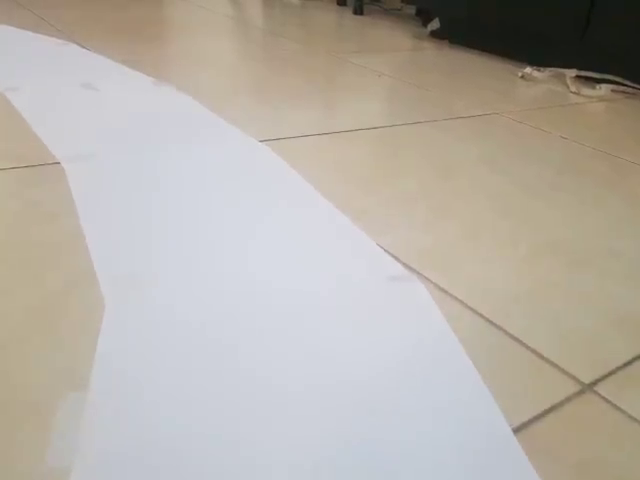
#> input picture frame 73 of video.mp4, 640 x 480 px
$ python controlling_sevo_steeing.py
#> lines starting #> are read from the running program, lines starting #| are printed output that depends on the picture; after the words box and inside, x2 and y2 are one past the last pixel; in counts of white or black regions, pixels touching at a corner belong together
import cv2
import numpy as np
import time
from pyfirmata import Arduino, util

# Setup pyFirmata connection to Arduino
board = Arduino('COM12')  # Change 'COM3' to the correct port of your Arduino
servo_pin = board.get_pin('d:9:s')  # Attach servo to pin 9

# Function for trackbar callback (does nothing)
def nothing(x):
    pass

# Function for warping perspective based on fixed four points
def warp_perspective_dynamic(frame, points):
    height, width = frame.shape[:2]
    src = np.float32(points)
    dst = np.float32([[0, 0], [width, 0], [width, height], [0, height]])
    matrix = cv2.getPerspectiveTransform(src, dst)
    warped = cv2.warpPerspective(frame, matrix, (width, height))
    return warped

# Function for filtering white color using fixed HSV values
def filter_colors_fixed(frame):
    hsv = cv2.cvtColor(frame, cv2.COLOR_BGR2HSV)
    white_lower = np.array([0, 0, 200], np.uint8)  # Adjust here if needed
    white_upper = np.array([180, 50, 255], np.uint8)  # Adjust here if needed
    white_mask = cv2.inRange(hsv, white_lower, white_upper)
    filtered = cv2.bitwise_and(frame, frame, mask=white_mask)
    return filtered, white_mask

# Function to find the center of the white region in the frame
def find_center_of_lane(mask):
    contours, _ = cv2.findContours(mask, cv2.RETR_TREE, cv2.CHAIN_APPROX_SIMPLE)
    if contours:
        largest_contour = max(contours, key=cv2.contourArea)
        moments = cv2.moments(largest_contour)
        if moments["m00"] != 0:
            cx = int(moments["m10"] / moments["m00"])
            cy = int(moments["m01"] / moments["m00"])
            return (cx, cy)
    return None

# Function to calculate the steering angle based on the X position of the lane center
def calculate_steering_angle(center_x, frame_width):
    ideal_center = frame_width // 2
    error = center_x - ideal_center  # Difference from the center
    max_angle = 30  # Max steering angle
    steering_angle = (error / ideal_center) * max_angle
    return steering_angle

# Function to map steering angle to servo position
def map_angle_to_servo(steering_angle):
    # Map angle from [-30, 30] range to [0, 90] range for the servo
    min_angle = -30
    max_angle = 30
    min_servo = 0
    max_servo = 90

    # Map steering angle to servo angle
    servo_angle = np.interp(steering_angle, [min_angle, max_angle], [min_servo, max_servo])
    return servo_angle

# Function to smoothly transition the servo motor
def smooth_servo_transition(target_angle, step=1, delay=0.05):
    current_angle = servo_pin.read() or 0
    target_angle = int(target_angle)

    if current_angle < target_angle:
        for angle in range(int(current_angle), target_angle + 1, step):
            servo_pin.write(angle)
            time.sleep(delay)
    elif current_angle > target_angle:
        for angle in range(int(current_angle), target_angle - 1, -step):
            servo_pin.write(angle)
            time.sleep(delay)

# Main function
def main():
    video_path = "video.mp4"  # Path to your video
    cap = cv2.VideoCapture(video_path)

    if not cap.isOpened():
        print("Error: Unable to open video")
        return

    # Define four fixed points for the region of interest (adjust based on your track)
    src_points = [
        [150, 200],  # Top-left
        [500, 200],  # Top-right
        [550, 350],  # Bottom-right
        [100, 350]   # Bottom-left
    ]

    while True:
        ret, frame = cap.read()
#> frame is the input picture: shape (480, 640, 3); mean B, G, R 167.4, 175.7, 181.8

        # Loop video when it ends
        if not ret:
            cap.set(cv2.CAP_PROP_POS_FRAMES, 0)
            continue

        # Resize frame for better performance
        frame = cv2.resize(frame, (640, 360))
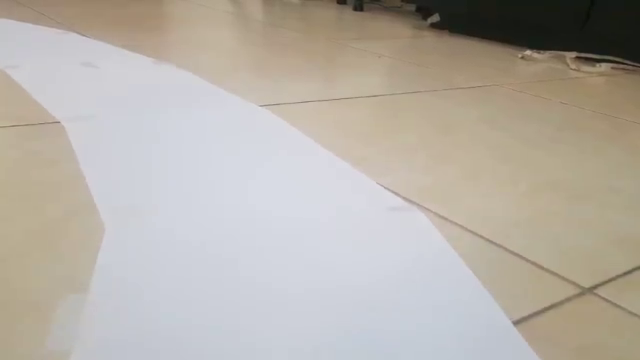
#> frame: shape (360, 640, 3); mean B, G, R 167.4, 175.7, 181.9

        # Step 1: Apply the fixed HSV filter to isolate the white track
        filtered_frame, white_mask = filter_colors_fixed(frame)
#> in filter_colors_fixed, `hsv = cv2.cvtColor(frame, cv2.COLOR_BGR2HSV)`: hsv: shape (360, 640, 3); mean H, S, V 60.3, 35.7, 186.3
#> in filter_colors_fixed, `white_mask = cv2.inRange(hsv, white_lower, white_upper)`:
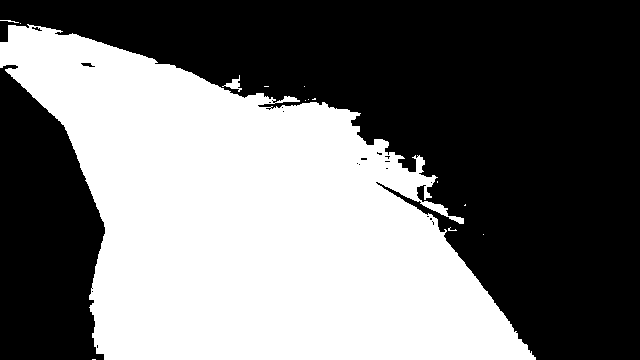
#> white_mask: shape (360, 640); 44.9% white; 14 white regions (11 under 20 px)
#> in filter_colors_fixed, `filtered = cv2.bitwise_and(frame, frame, mask=white_mask)`:
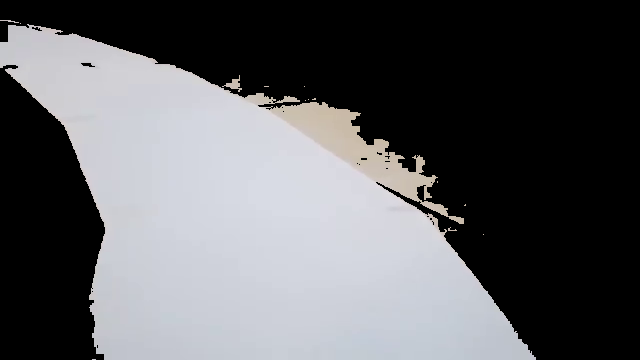
#> filtered: shape (360, 640, 3); mean B, G, R 96.1, 93.2, 92.5

        # Step 2: Apply perspective warp with the fixed points
        warped_frame = warp_perspective_dynamic(filtered_frame, src_points)
#> in warp_perspective_dynamic, `warped = cv2.warpPerspective(frame, matrix, (width, height))`:
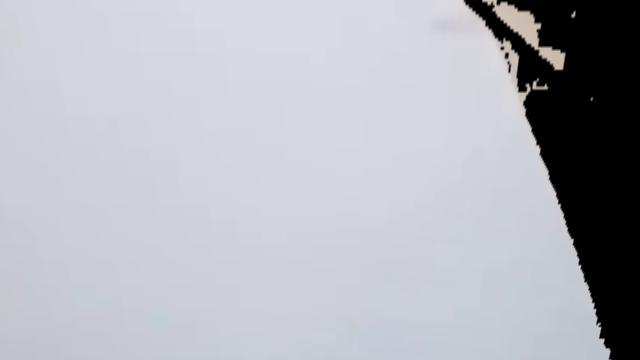
#> warped: shape (360, 640, 3); mean B, G, R 188.5, 181.2, 178.7

        # Step 3: Find the center of the lane in the warped frame (based on the white region)
        center = find_center_of_lane(white_mask)
#> in find_center_of_lane, `contours, _ = cv2.findContours(mask, cv2.RETR_TREE, cv2.CHAIN_APPROX_S..`: contours = 36 contours, 32 with area under 20; largest, box (x1, y1, x2, y2) and area: (0, 24, 536, 360) 102393, (222, 75, 242, 92) 84, (80, 62, 96, 68) 48, (31, 26, 43, 32) 32
#> in find_center_of_lane, `largest_contour = max(contours, key=cv2.contourArea)`: largest_contour = contour of 862 points, box (x1, y1, x2, y2) (0, 24, 536, 360), area 102393
#> in find_center_of_lane, `moments = cv2.moments(largest_contour)`: moments = moments, m00 102393, centre m10/m00, m01/m00 = (250.2, 221.3)
#> in find_center_of_lane, `cx = int(moments["m10"] / moments["m00"])`: cx = 250
#> in find_center_of_lane, `cy = int(moments["m01"] / moments["m00"])`: cy = 221
#> center = (250, 221)

        if center:
            # Step 4: Draw a red dot at the center of the detected lane
            cx, cy = center
#> cx = 250; cy = 221
            cv2.circle(warped_frame, (cx, cy), 10, (0, 0, 255), -1)  # Red dot

            # Step 5: Calculate the steering angle based on the X position of the center
            steering_angle = calculate_steering_angle(cx, warped_frame.shape[1])
#> in calculate_steering_angle, `error = center_x - ideal_center`: error = -70
#> in calculate_steering_angle, `steering_angle = (error / ideal_center) * max_angle`: steering_angle = -6.56
#> steering_angle = -6.56

            # Step 6: Map the steering angle to the servo motor's range
            servo_angle = map_angle_to_servo(steering_angle)
#> in map_angle_to_servo, `servo_angle = np.interp(steering_angle, [min_angle, max_angle], [min_s..`: servo_angle = 35.16
#> servo_angle = 35.16

            # Step 7: Smoothly transition the servo motor to the new angle
            smooth_servo_transition(servo_angle)
#> in smooth_servo_transition, `target_angle = int(target_angle)`: target_angle = 35
#> (the call stopped at in smooth_servo_transition, `if current_angle < target_angle:`: pyfirmata is not available in this run)

            # Display the calculated steering angle
            cv2.putText(warped_frame, f"Steering Angle: {steering_angle:.2f} degrees",
                        (10, 30), cv2.FONT_HERSHEY_SIMPLEX, 1, (0, 255, 0), 2)
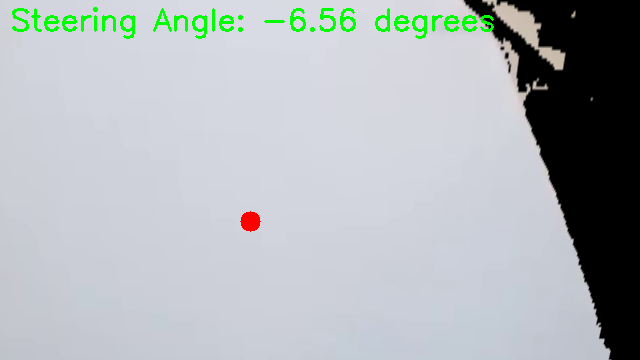
#> warped_frame: shape (360, 640, 3); mean B, G, R 185.1, 181.6, 175.8

        # Step 8: Show the original and warped frames in an overlapped window
        combined_frame = np.hstack((frame, warped_frame))  # Stack original and warped frames horizontally
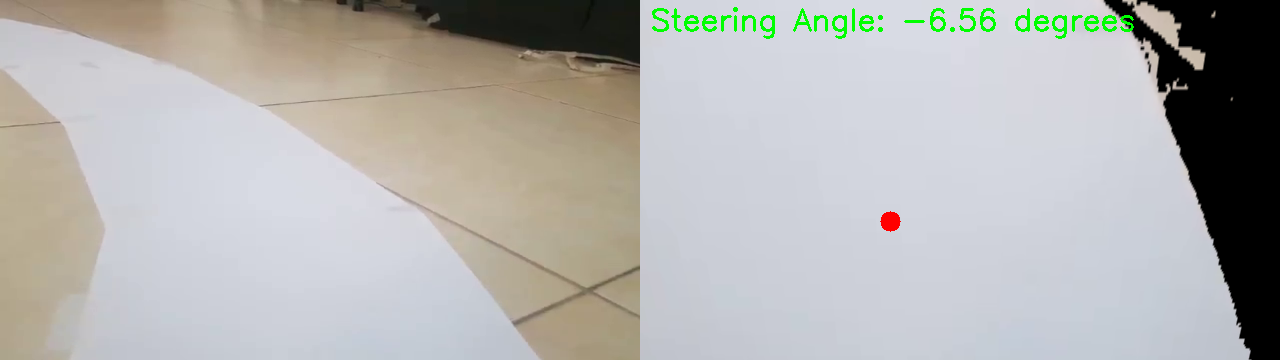
#> combined_frame: shape (360, 1280, 3); mean B, G, R 176.3, 178.6, 178.8
        cv2.imshow("Original and Warped Frame", combined_frame)

        # Exit loop with 'q' key
        if cv2.waitKey(1) & 0xFF == ord('q'):
#> (key q is pressed here)
            break

    cap.release()
    cv2.destroyAllWindows()

# Run the program
if __name__ == "__main__":
    main()

$ run again, starting later in the video
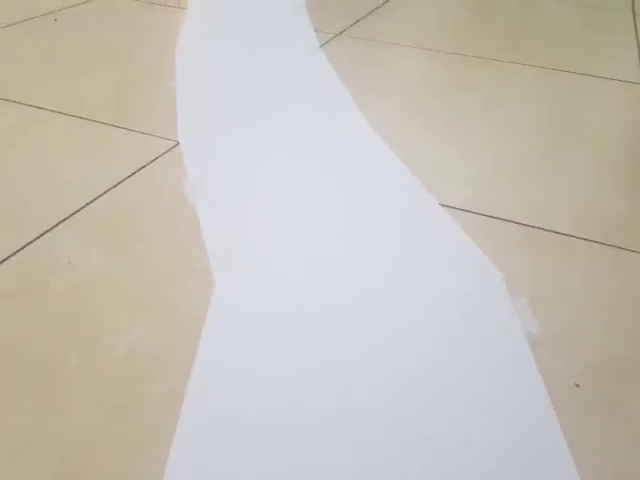
#> input picture frame 329 of video.mp4, 640 x 480 px
#> in main, frame is the input picture: shape (480, 640, 3); mean B, G, R 184.2, 192.9, 198.1
#> frame: shape (360, 640, 3)
#> hsv: shape (360, 640, 3); mean H, S, V 59.1, 30.5, 202.7
#> in filter_colors_fixed, `white_mask = cv2.inRange(hsv, white_lower, white_upper)`:
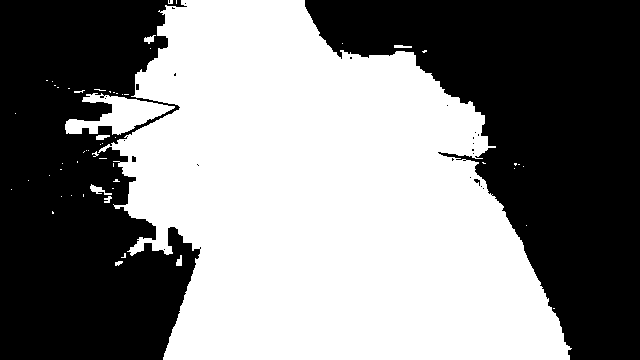
#> white_mask: shape (360, 640); 51.1% white; 26 black regions (22 under 20 px)
#> contours = 84 contours, 74 with area under 20; largest, box (x1, y1, x2, y2) and area: (98, 0, 572, 360) 114024, (65, 93, 175, 135) 1992, (90, 184, 112, 195) 65, (144, 35, 156, 44) 41, (96, 135, 110, 140) 36
#> largest_contour = contour of 775 points, box (x1, y1, x2, y2) (98, 0, 572, 360), area 114024
#> moments = moments, m00 114023.5, centre m10/m00, m01/m00 = (323.9, 200.2)
#> in find_center_of_lane, `cx = int(moments["m10"] / moments["m00"])`: cx = 323
#> in find_center_of_lane, `cy = int(moments["m01"] / moments["m00"])`: cy = 200
#> center = (323, 200)
#> in main, `cx, cy = center`: cx = 323; cy = 200
#> error = 3
#> in calculate_steering_angle, `steering_angle = (error / ideal_center) * max_angle`: steering_angle = 0.281
#> in map_angle_to_servo, `servo_angle = np.interp(steering_angle, [min_angle, max_angle], [min_s..`: servo_angle = 45.42
#> target_angle = 45
#> in main, `combined_frame = np.hstack((frame, warped_frame))`:
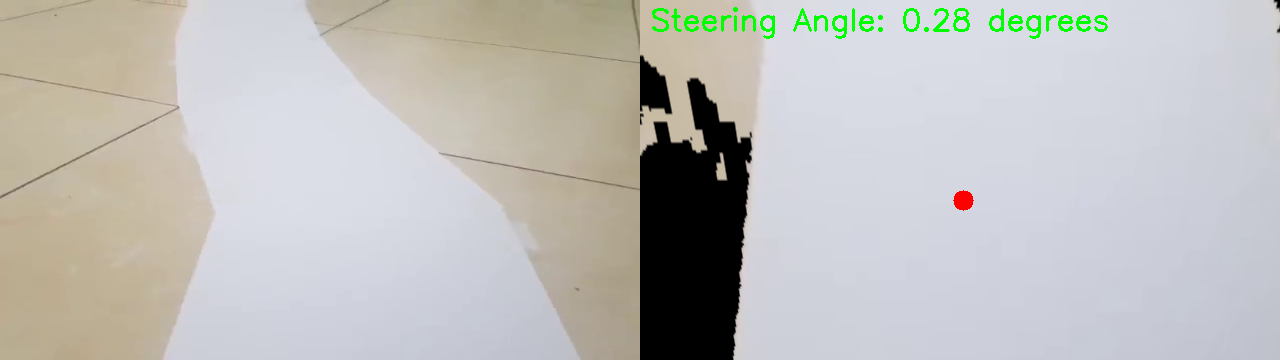
#> combined_frame: shape (360, 1280, 3); mean B, G, R 187.4, 190.2, 190.4

$ run again, starting later in the video
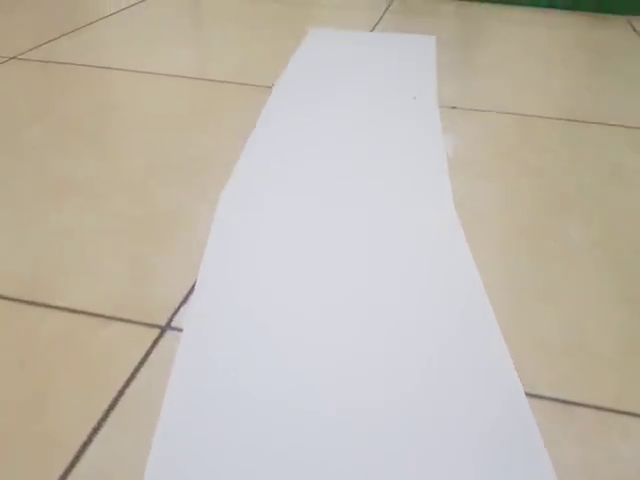
#> input picture frame 586 of video.mp4, 640 x 480 px
#> in main, frame is the input picture: shape (480, 640, 3); mean B, G, R 174.5, 185.8, 192.9
#> frame: shape (360, 640, 3)
#> hsv: shape (360, 640, 3); mean H, S, V 58.2, 34.5, 196.3
#> in filter_colors_fixed, `white_mask = cv2.inRange(hsv, white_lower, white_upper)`:
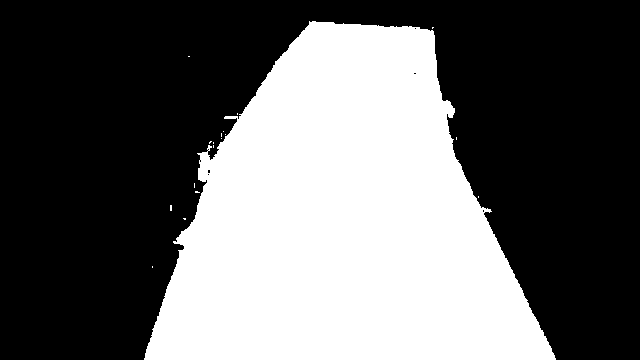
#> white_mask: shape (360, 640); 39.8% white; 18 white regions (17 under 20 px)
#> contours = 25 contours, 24 with area under 20; largest, box (x1, y1, x2, y2) and area: (144, 21, 556, 360) 90872
#> largest_contour = contour of 524 points, box (x1, y1, x2, y2) (144, 21, 556, 360), area 90872
#> moments = moments, m00 90872, centre m10/m00, m01/m00 = (343.3, 221.1)
#> in find_center_of_lane, `cx = int(moments["m10"] / moments["m00"])`: cx = 343
#> in find_center_of_lane, `cy = int(moments["m01"] / moments["m00"])`: cy = 221
#> center = (343, 221)
#> in main, `cx, cy = center`: cx = 343; cy = 221
#> error = 23
#> in calculate_steering_angle, `steering_angle = (error / ideal_center) * max_angle`: steering_angle = 2.16
#> in map_angle_to_servo, `servo_angle = np.interp(steering_angle, [min_angle, max_angle], [min_s..`: servo_angle = 48.23
#> target_angle = 48
#> in main, `combined_frame = np.hstack((frame, warped_frame))`:
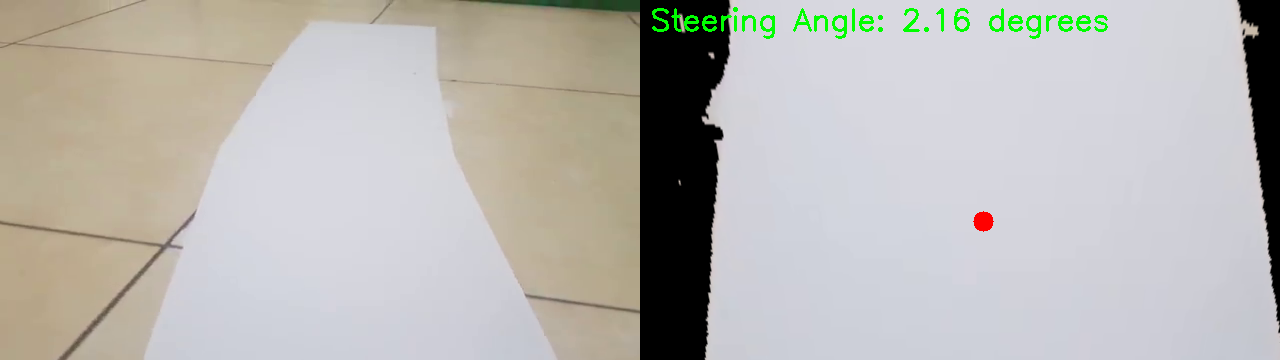
#> combined_frame: shape (360, 1280, 3); mean B, G, R 179, 183, 184.8
